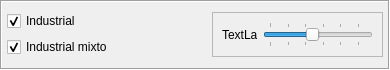
                     <widget class="QFrame" name="frame_86">
                      <property name="maximumSize">
                       <size>
                        <width>16777215</width>
                        <height>70</height>
                       </size>
                      </property>
                      <property name="frameShape">
                       <enum>QFrame::Box</enum>
                      </property>
                      <property name="frameShadow">
                       <enum>QFrame::Sunken</enum>
                      </property>
                      <layout class="QHBoxLayout" name="horizontalLayout_29">
                       <property name="spacing">
                        <number>5</number>
                       </property>
                       <property name="leftMargin">
                        <number>5</number>
                       </property>
                       <property name="topMargin">
                        <number>0</number>
                       </property>
                       <property name="rightMargin">
                        <number>5</number>
                       </property>
                       <property name="bottomMargin">
                        <number>0</number>
                       </property>
                       <item>
                        <widget class="QWidget" name="widget_6" native="true">
                         <property name="minimumSize">
                          <size>
                           <width>200</width>
                           <height>0</height>
                          </size>
                         </property>
                         <property name="maximumSize">
                          <size>
                           <width>200</width>
                           <height>16777215</height>
                          </size>
                         </property>
                         <layout class="QVBoxLayout" name="verticalLayout_55">
                          <property name="leftMargin">
                           <number>0</number>
                          </property>
                          <property name="rightMargin">
                           <number>0</number>
                          </property>
                          <item>
                           <widget class="QCheckBox" name="Checkbox_Indus_2">
                            <property name="text">
                             <string>Industrial</string>
                            </property>
                            <property name="checked">
                             <bool>true</bool>
                            </property>
                           </widget>
                          </item>
                          <item>
                           <widget class="QCheckBox" name="Checkbox_Indus_mix">
                            <property name="minimumSize">
                             <size>
                              <width>160</width>
                              <height>0</height>
                             </size>
                            </property>
                            <property name="text">
                             <string>Industrial mixto</string>
                            </property>
                            <property name="checked">
                             <bool>true</bool>
                            </property>
                           </widget>
                          </item>
                         </layout>
                        </widget>
                       </item>
                       <item>
                        <widget class="QFrame" name="frame_threshold_ind_mx">
                         <property name="maximumSize">
                          <size>
                           <width>200</width>
                           <height>45</height>
                          </size>
                         </property>
                         <property name="frameShape">
                          <enum>QFrame::StyledPanel</enum>
                         </property>
                         <property name="frameShadow">
                          <enum>QFrame::Raised</enum>
                         </property>
                         <layout class="QHBoxLayout" name="horizontalLayout_24">
                          <item>
                           <widget class="QLabel" name="value_threshold_ind">
                            <property name="minimumSize">
                             <size>
                              <width>35</width>
                              <height>25</height>
                             </size>
                            </property>
                            <property name="maximumSize">
                             <size>
                              <width>35</width>
                              <height>25</height>
                             </size>
                            </property>
                            <property name="text">
                             <string>TextLabel</string>
                            </property>
                           </widget>
                          </item>
                          <item>
                           <widget class="QSlider" name="slider_threshold_ind">
                            <property name="minimumSize">
                             <size>
                              <width>110</width>
                              <height>0</height>
                             </size>
                            </property>
                            <property name="minimum">
                             <number>72</number>
                            </property>
                            <property name="maximum">
                             <number>99</number>
                            </property>
                            <property name="singleStep">
                             <number>10</number>
                            </property>
                            <property name="pageStep">
                             <number>10</number>
                            </property>
                            <property name="value">
                             <number>84</number>
                            </property>
                            <property name="sliderPosition">
                             <number>84</number>
                            </property>
                            <property name="orientation">
                             <enum>Qt::Horizontal</enum>
                            </property>
                            <property name="tickPosition">
                             <enum>QSlider::TicksBothSides</enum>
                            </property>
                            <property name="tickInterval">
                             <number>5</number>
                            </property>
                           </widget>
                          </item>
                         </layout>
                        </widget>
                       </item>
                      </layout>
                     </widget>
